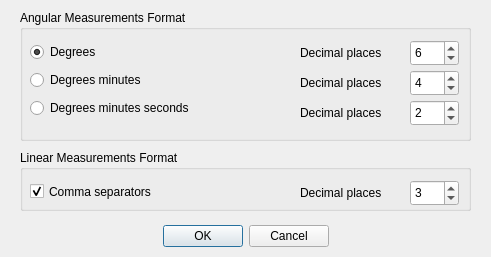
<?xml version="1.0" encoding="UTF-8"?>
<ui version="4.0">
 <class>Dialog</class>
 <widget class="QDialog" name="Dialog">
  <property name="geometry">
   <rect>
    <x>0</x>
    <y>0</y>
    <width>491</width>
    <height>257</height>
   </rect>
  </property>
  <property name="windowTitle">
   <string>Display Formats</string>
  </property>
  <widget class="QDialogButtonBox" name="buttonBox">
   <property name="geometry">
    <rect>
     <x>20</x>
     <y>220</y>
     <width>451</width>
     <height>32</height>
    </rect>
   </property>
   <property name="orientation">
    <enum>Qt::Horizontal</enum>
   </property>
   <property name="standardButtons">
    <set>QDialogButtonBox::Cancel|QDialogButtonBox::Ok</set>
   </property>
   <property name="centerButtons">
    <bool>true</bool>
   </property>
  </widget>
  <widget class="QGroupBox" name="groupBox">
   <property name="geometry">
    <rect>
     <x>20</x>
     <y>10</y>
     <width>451</width>
     <height>131</height>
    </rect>
   </property>
   <property name="title">
    <string>Angular Measurements Format</string>
   </property>
   <widget class="QSpinBox" name="spinD">
    <property name="geometry">
     <rect>
      <x>390</x>
      <y>30</y>
      <width>49</width>
      <height>26</height>
     </rect>
    </property>
    <property name="value">
     <number>6</number>
    </property>
   </widget>
   <widget class="QSpinBox" name="spinDM">
    <property name="geometry">
     <rect>
      <x>390</x>
      <y>60</y>
      <width>49</width>
      <height>26</height>
     </rect>
    </property>
    <property name="value">
     <number>4</number>
    </property>
   </widget>
   <widget class="QSpinBox" name="spinDMS">
    <property name="geometry">
     <rect>
      <x>390</x>
      <y>90</y>
      <width>49</width>
      <height>26</height>
     </rect>
    </property>
    <property name="value">
     <number>2</number>
    </property>
   </widget>
   <widget class="QLabel" name="label">
    <property name="geometry">
     <rect>
      <x>280</x>
      <y>30</y>
      <width>101</width>
      <height>26</height>
     </rect>
    </property>
    <property name="text">
     <string>Decimal places</string>
    </property>
   </widget>
   <widget class="QLabel" name="label_2">
    <property name="geometry">
     <rect>
      <x>280</x>
      <y>60</y>
      <width>101</width>
      <height>26</height>
     </rect>
    </property>
    <property name="text">
     <string>Decimal places</string>
    </property>
   </widget>
   <widget class="QLabel" name="label_3">
    <property name="geometry">
     <rect>
      <x>280</x>
      <y>90</y>
      <width>101</width>
      <height>26</height>
     </rect>
    </property>
    <property name="text">
     <string>Decimal places</string>
    </property>
   </widget>
   <widget class="QWidget" name="layoutWidget">
    <property name="geometry">
     <rect>
      <x>10</x>
      <y>30</y>
      <width>196</width>
      <height>83</height>
     </rect>
    </property>
    <layout class="QVBoxLayout" name="verticalLayout">
     <item>
      <widget class="QRadioButton" name="optD">
       <property name="text">
        <string>Degrees</string>
       </property>
       <property name="checked">
        <bool>true</bool>
       </property>
      </widget>
     </item>
     <item>
      <widget class="QRadioButton" name="optDM">
       <property name="text">
        <string>Degrees minutes</string>
       </property>
      </widget>
     </item>
     <item>
      <widget class="QRadioButton" name="optDMS">
       <property name="text">
        <string>Degrees minutes seconds</string>
       </property>
      </widget>
     </item>
    </layout>
   </widget>
  </widget>
  <widget class="QGroupBox" name="groupBox_2">
   <property name="geometry">
    <rect>
     <x>20</x>
     <y>150</y>
     <width>451</width>
     <height>61</height>
    </rect>
   </property>
   <property name="title">
    <string>Linear Measurements Format</string>
   </property>
   <widget class="QLabel" name="label_4">
    <property name="geometry">
     <rect>
      <x>280</x>
      <y>30</y>
      <width>101</width>
      <height>26</height>
     </rect>
    </property>
    <property name="text">
     <string>Decimal places</string>
    </property>
   </widget>
   <widget class="QSpinBox" name="spinLength">
    <property name="geometry">
     <rect>
      <x>390</x>
      <y>30</y>
      <width>49</width>
      <height>26</height>
     </rect>
    </property>
    <property name="value">
     <number>3</number>
    </property>
   </widget>
   <widget class="QCheckBox" name="chkCommas">
    <property name="geometry">
     <rect>
      <x>10</x>
      <y>30</y>
      <width>171</width>
      <height>23</height>
     </rect>
    </property>
    <property name="text">
     <string>Comma separators</string>
    </property>
    <property name="checked">
     <bool>true</bool>
    </property>
   </widget>
  </widget>
 </widget>
 <resources/>
 <connections>
  <connection>
   <sender>buttonBox</sender>
   <signal>accepted()</signal>
   <receiver>Dialog</receiver>
   <slot>accept()</slot>
   <hints>
    <hint type="sourcelabel">
     <x>248</x>
     <y>254</y>
    </hint>
    <hint type="destinationlabel">
     <x>157</x>
     <y>274</y>
    </hint>
   </hints>
  </connection>
  <connection>
   <sender>buttonBox</sender>
   <signal>rejected()</signal>
   <receiver>Dialog</receiver>
   <slot>reject()</slot>
   <hints>
    <hint type="sourcelabel">
     <x>316</x>
     <y>260</y>
    </hint>
    <hint type="destinationlabel">
     <x>286</x>
     <y>274</y>
    </hint>
   </hints>
  </connection>
 </connections>
</ui>
